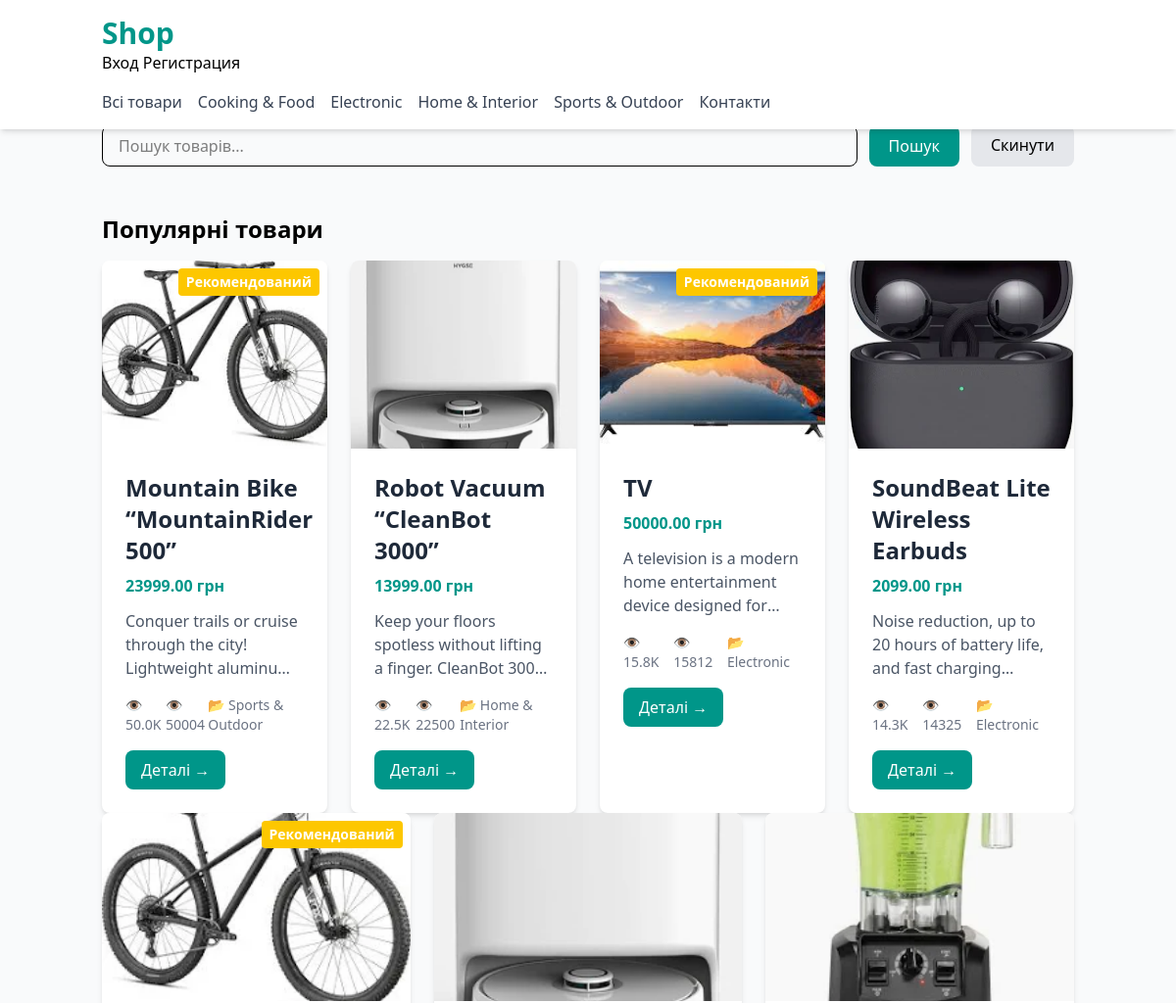
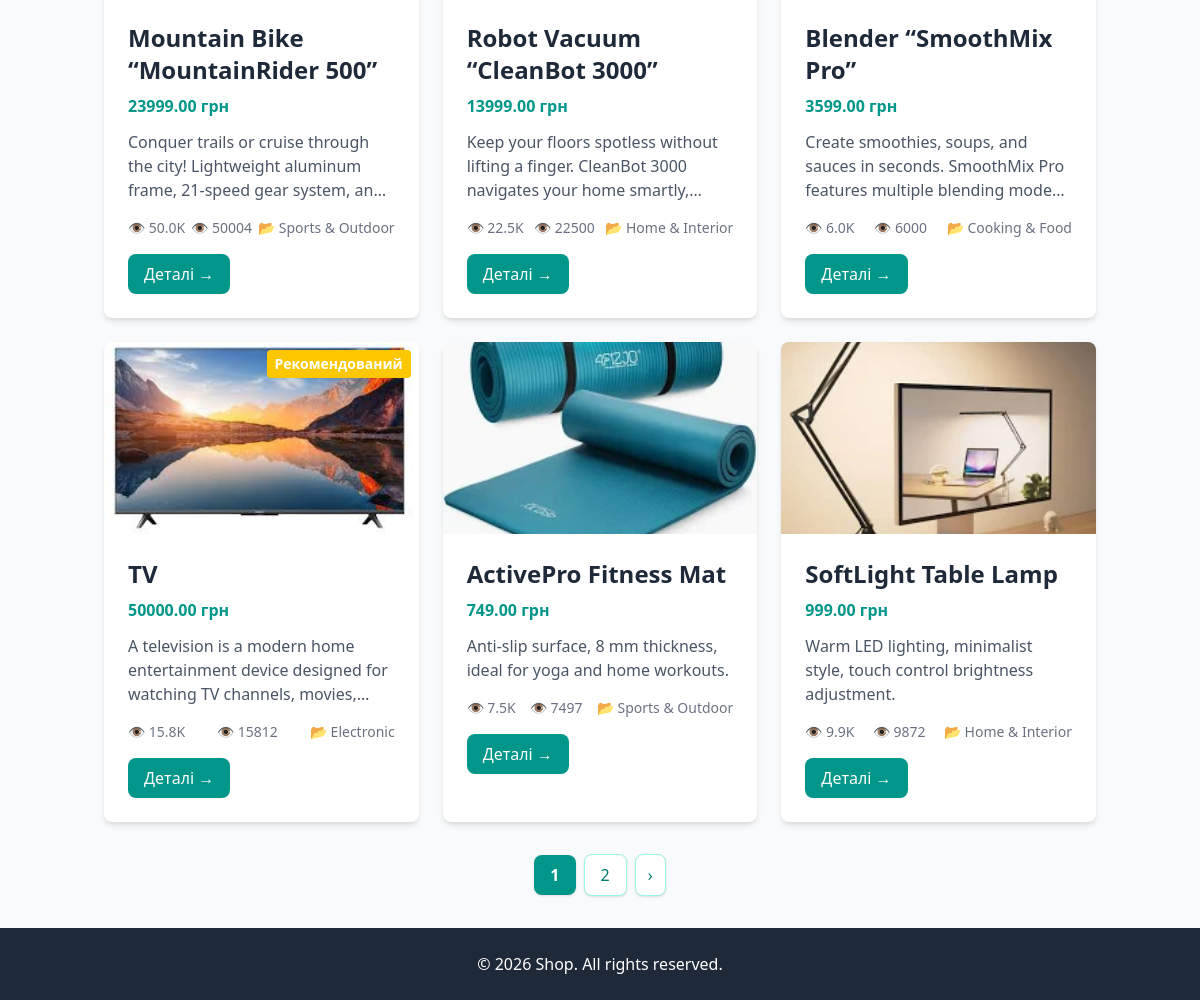
Before: / with the older database file (2 pictures, top to bottom).
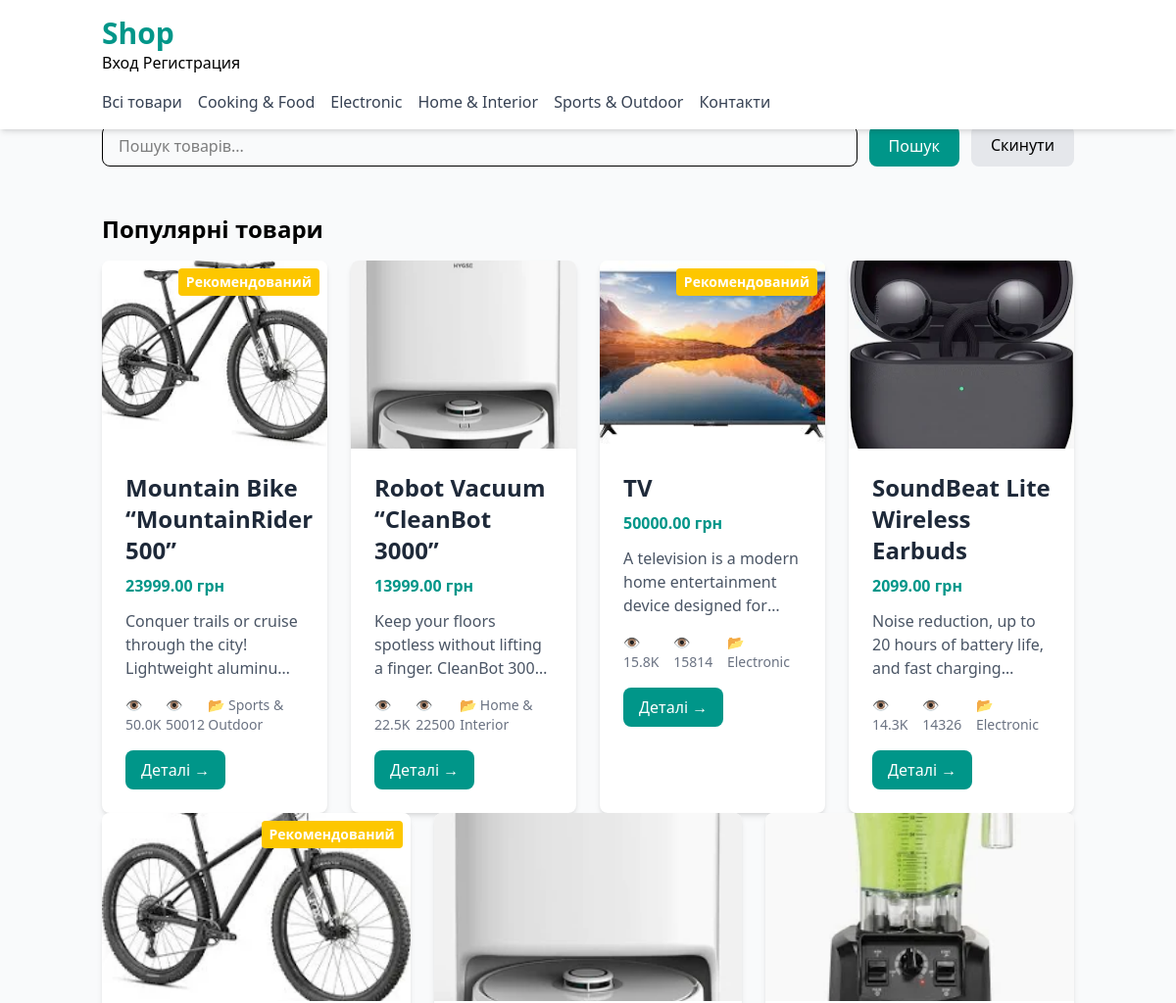
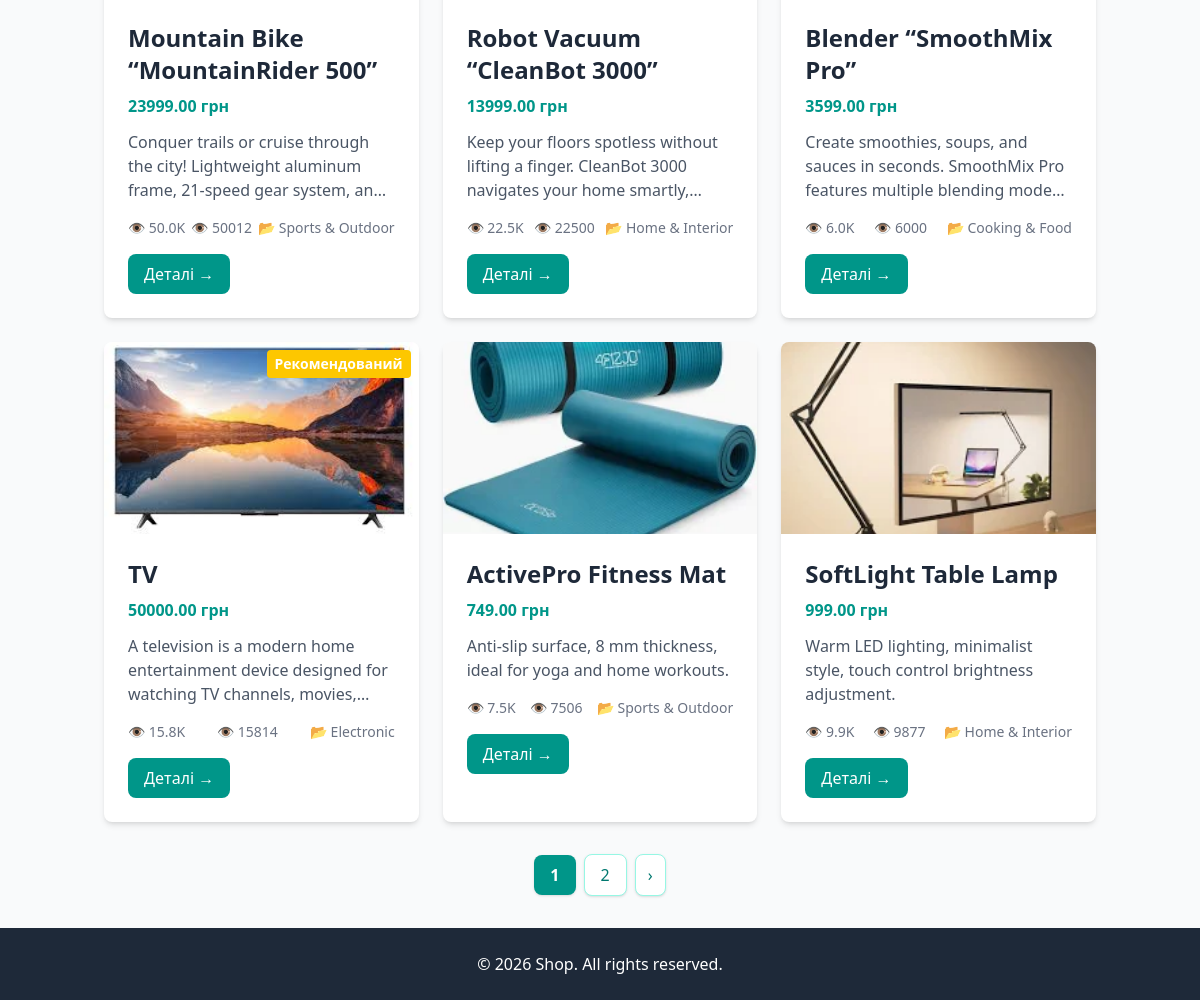
After: the same page with the newer database file (2 pictures, top to bottom).
### apps/main/models.py (models this page shows, shortened)
class Category(models.Model):
    name = models.CharField(max_length=100, db_index=True, verbose_name="Назва категорії")
    slug = models.SlugField(max_length=100, unique=True, verbose_name="Слаг")
    description = models.TextField(blank=True, verbose_name="Опис")
    image = models.ImageField(upload_to="categories/", blank=True, verbose_name="Зображення")
    is_active = models.BooleanField(default=True)
    class Meta:
        ordering = ["name"]
        verbose_name = "Категорія"
        verbose_name_plural = "Категорії"
    def get_absolute_url(self):
        return reverse("main:product_list_by_category", args=[self.slug])

class Product(models.Model):
    category = models.ForeignKey(Category, related_name="products", on_delete=models.CASCADE, verbose_name="Категорія")
    name = models.CharField(max_length=150, verbose_name="Назва товару")
    slug = models.SlugField(unique=True, verbose_name="Слаг")
    description = models.TextField(verbose_name="Опис", blank=True, null=True)
    price = models.DecimalField(max_digits=10, decimal_places=2, verbose_name="Ціна")
    image = models.ImageField(upload_to="products/", blank=True, verbose_name="Зображення")
    views = models.IntegerField(default=0, verbose_name="Перегляди")
    featured = models.BooleanField(default=False, verbose_name="Рекомендований")
    is_available = models.BooleanField(default=True, verbose_name="В наявності")
    created_at = models.DateTimeField(auto_now_add=True, verbose_name="Створено")
    updated_at = models.DateTimeField(auto_now=True, verbose_name="Оновлено")
    class Meta:
        ordering = ["-created_at"]
        verbose_name = "Товар"
        verbose_name_plural = "Товари"
    def get_absolute_url(self):
        return reverse("main:product_detail", args=[self.id, self.slug])

### apps/main/views.py (the view)
# urls.py: path("", views.product_list, name="product_list"),
def product_list(request, category_slug=None):
    categories = Category.objects.filter(is_active=True)
    category = None
    products = Product.objects.filter(is_available=True)
    if category_slug:
        category = get_object_or_404(Category, slug=category_slug, is_active=True)
        products = products.filter(category=category)
    search_query = request.GET.get("q")
    if search_query:
        products = products.filter(
            Q(name__icontains=search_query) |
            Q(description__icontains=search_query) |
            Q(category__name__icontains=search_query)
        )
    sort_option = request.GET.get("sort", "new")
    if sort_option == "new":
        products = products.order_by("-created_at")
    elif sort_option == "old":
        products = products.order_by("created_at")
    elif sort_option == "popular":
        products = products.order_by("-views")
    elif sort_option == "price_low":
        products = products.order_by("price")
    elif sort_option == "price_high":
        products = products.order_by("-price")
    elif sort_option == "name":
        products = products.order_by("name")
    else:
        products = products.order_by("-created_at")
    paginator = Paginator(products, 6)
    page_number = request.GET.get('page')
    try:
        products = paginator.page(page_number)
    except PageNotAnInteger:
        products = paginator.page(1)
    except EmptyPage:
        products = paginator.page(paginator.num_pages)
    context = {
        "products": products,
        "categories": categories,
        "category": category,
        "current_sort": sort_option,
        "search_query": search_query,
    }
    return render(request, "main/product_list.html", context)

### apps/accounts/views.py (called while the page is built)
    def __call__(self, request):
        if request.path.startswith('/admin/'):
            if not request.user.is_authenticated or not request.user.is_staff:
                return redirect('main:product_list')
        return self.get_response(request)

### apps/main/templatetags/shop_filters.py (called while the page is built)
@register.filter(name='currency')
def format_currency(value, currency='грн'):
    try:
        return f"{float(value):.2f} {currency}"
    except (ValueError, TypeError):
        return value

@register.filter
def compact_number(value):
    try:
        value = int(value)
        if value >= 1_000_000:
            return f"{value/1_000_000:.1f}M"
        elif value >= 1_000:
            return f"{value/1_000:.1f}K"
        return str(value)
    except (ValueError, TypeError):
        return value

### apps/main/templatetags/shop_tags.py (called while the page is built)
@register.inclusion_tag('main/components/product_card.html')
def show_product_card(product):
    discount = 0
    if getattr(product, 'discount_price', None) and product.price > 0:
        discount = int(((product.price - product.discount_price) / product.price) * 100)
    return {
        'product': product,
        'discount': discount,
        'final_price': getattr(product, 'discount_price', None) or product.price
    }

@register.inclusion_tag('main/components/popular_products.html')
def show_popular_products(count=4):
    products = Product.objects.filter(is_available=True).order_by('-views')[:count]
    return {'popular_products': products}

### apps/main/templates/main/product_list.html (shortened to what this page needs)
{% extends "base.html" %}
{% load shop_tags %}
{% block content %}
{% include "main/search_form.html" %}
<div class="mt-12">
    <h2 class="text-2xl font-bold mb-4">Популярні товари</h2>
    {% show_popular_products 4 %}
</div>
<div class="grid grid-cols-1 md:grid-cols-2 lg:grid-cols-3 gap-6">
  {% for product in products %}
      {% show_product_card product %}
  {% endfor %}
</div>
{% include "main/pagination.html" %}
{% endblock %}

### apps/main/templates/base.html (shortened to what this page needs)
{% load static %}
<!DOCTYPE html>
<html lang="uk">
<link href="https://cdnjs.cloudflare.com/ajax/libs/font-awesome/6.5.1/css/all.min.css" rel="stylesheet">
<head>
    <script src="https://cdn.jsdelivr.net/npm/@tailwindcss/browser@4"></script>
    <link rel="stylesheet" href="{% static 'css/style.css' %}">
</head>
<body class="bg-gray-50 min-h-screen flex flex-col">
<div class="flex flex-col min-h-screen">
<header class="bg-white shadow-md fixed top-0 left-0 right-0 z-50">
    <div class="container mx-auto px-4 py-4">
        <div class="flex items-center justify-between">
            <h1 class="text-3xl font-bold text-teal-600">
                <a href="{% url 'main:product_list' %}">Shop</a>
            </h1>
        </div>
        <div class="auth-buttons">
            {% if user.is_authenticated %}
                {% if user.is_staff %}
                <a href="{% url 'admin:index' %}">Админка</a>
                {% endif %}
                <a href="{% url 'accounts:profile' %}">Профиль</a>
                <a href="{% url 'accounts:logout' %}">Выйти</a>
            {% else %}
                <a href="{% url 'accounts:login' %}">Вход</a>
                <a href="{% url 'accounts:register' %}">Регистрация</a>
            {% endif %}
        </div>
        <nav class="mt-4">
            <ul class="flex flex-wrap gap-4">
                <li>
                    <a href="{% url 'main:product_list' %}"
                    class="text-gray-700 hover:text-teal-600 font-medium transition-colors">
                        Всі товари
                    </a>
                </li>
                {% for cat in categories %}
                    <li>
                        <a href="{{ cat.get_absolute_url }}"
                        class="text-gray-700 hover:text-teal-600 font-medium transition-colors">
                            {{ cat.name }}
                        </a>
                    </li>
                {% endfor %}
                <li>
                    <a href="{% url 'contact:contact' %}"
                    class="text-gray-700 hover:text-blue-600 font-medium transition-colors">
                        Контакти
                    </a>
                </li>
            </ul>
        </nav>
    </div>
</header>
<main class="flex-1 container mx-auto px-4 py-8 pt-32">
    {% block content %}{% endblock %}
</main>
<footer class="bg-gray-800 text-white py-6 mt-auto">
    <div class="container mx-auto px-4 text-center">
        &copy; 2026 Shop. All rights reserved.
    </div>
</footer>
</div>
</body>
</html>

### apps/main/templates/main/search_form.html (shortened to what this page needs)
<form method="get" class="mb-6">
  <div class="flex gap-3">
    <input
      type="text"
      name="q"
      value="{{ request.GET.q }}"
      placeholder="Пошук товарів..."
      class="flex-1 px-4 py-2 border rounded-lg"
    />
    <button type="submit"
      class="px-5 py-2 bg-teal-600 text-white rounded-lg">
      Пошук
    </button>
    <a href="{% url 'main:product_list' %}"
       class="px-5 py-2 bg-gray-200 rounded-lg">
       Скинути
    </a>
  </div>
</form>

### apps/main/templates/main/components/popular_products.html
{% load shop_tags %}
{% load shop_filters %}
<div class="grid grid-cols-1 sm:grid-cols-2 md:grid-cols-3 lg:grid-cols-4 gap-6">
    {% for product in popular_products %}
        {% show_product_card product %}
    {% empty %}
        <div class="col-span-full">
            <p class="text-center text-gray-500 text-lg py-12">
                Немає популярних товарів
            </p>
        </div>
    {% endfor %}
</div>

### apps/main/templates/main/components/product_card.html
{% load shop_tags %}
{% load shop_filters %}
<div class="bg-white rounded-lg shadow-md overflow-hidden hover:shadow-xl transition-shadow relative">
  {% if product.featured %}
    <div class="absolute top-2 right-2 bg-yellow-400 text-white px-2 py-1 rounded text-sm font-bold">
      Рекомендований
    </div>
  {% endif %}
  {% if product.image %}
    <img src="{{ product.image.url }}" alt="{{ product.name }}" class="w-full h-48 object-cover">
  {% endif %}
  <div class="p-6">
    <h2 class="text-2xl font-bold text-gray-800 mb-2 hover:text-teal-600 transition-colors">
      {{ product.name }}
    </h2>
    <p class="text-teal-600 font-semibold mb-3">
      {{ product.price|currency }}
    </p>
    <p class="text-gray-600 mb-4 line-clamp-3">
      {{ product.description|truncatewords:20 }}
    </p>
    <div class="flex justify-between text-sm text-gray-500 mb-4">
      <span>👁️ {{ product.views|compact_number }}</span>
      <span>👁️ {{ product.views }}</span>
      <span>
        📂
        <a href="{{ product.category.get_absolute_url }}" class="hover:text-teal-600">
          {{ product.category.name }}
        </a>
      </span>
    </div>
    <a href="{{ product.get_absolute_url }}"
       class="inline-block bg-teal-600 hover:bg-teal-700 text-white px-4 py-2 rounded-lg font-medium">
       Деталі →
    </a>
  </div>
</div>

### apps/main/templates/main/pagination.html (shortened to what this page needs)
{% if products.has_other_pages %}
<div class="col-span-full mt-8">
  <div class="flex justify-center items-center gap-2 flex-wrap">
    {% for num in products.paginator.page_range %}
      {% if products.number == num %}
        <span class="px-4 py-2 bg-teal-600 text-white rounded-lg shadow font-semibold">
          {{ num }}
        </span>
      {% elif num > products.number|add:'-3' and num < products.number|add:'3' %}
        <a href="?page={{ num }}{% if request.GET.sort. %}&sort={{ request.GET.sort. }}{% endif %}{% if request.GET.q %}&q={{ request.GET.q }}{% endif %}"
           class="px-4 py-2 bg-white text-teal-700 rounded-lg shadow hover:bg-teal-50 transition-colors font-medium border border-teal-200">
          {{ num }}
        </a>
      {% endif %}
    {% endfor %}
    {% if products.has_next %}
      <a href="?page={{ products.next_page_number }}{% if request.GET.sort.q %}&sort={{ request.GET.sort.q }}{% endif %}{% if request.GET.q %}&q={{ request.GET.q }}{% endif %}"
         class="px-3 py-2 bg-white text-teal-700 rounded-lg shadow hover:bg-teal-50 transition-colors font-medium border border-teal-200">
        &rsaquo;
      </a>
    {% endif %}
  </div>
</div>
{% endif %}

Changed rows visible on the page:
changed Product "Mountain Bike “MountainRider 500”": views "50004" → "50012"
changed Product "TV": views "15812" → "15814"
changed Product "SoundBeat Lite Wireless Earbuds": views "14325" → "14326"
changed Product "ActivePro Fitness Mat": views "7497" → "7506"
changed Product "SoftLight Table Lamp": views "9872" → "9877"
